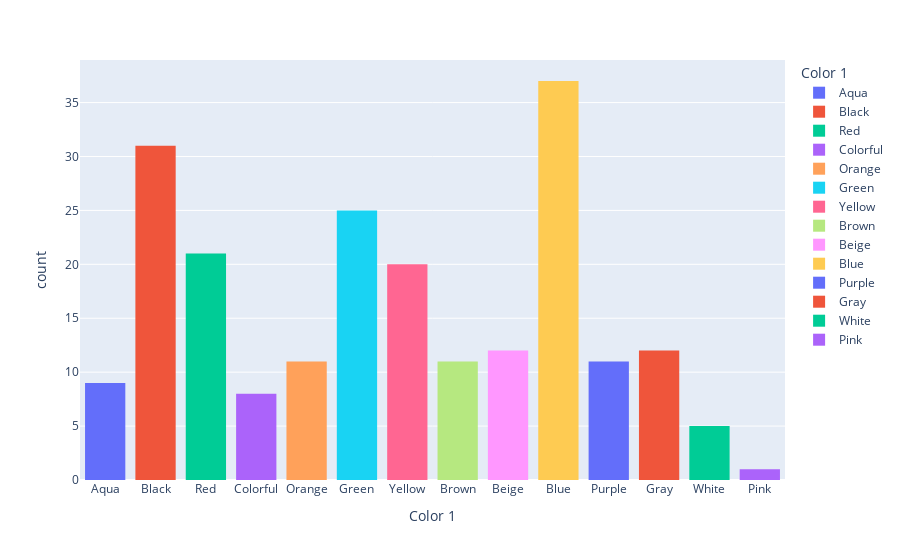
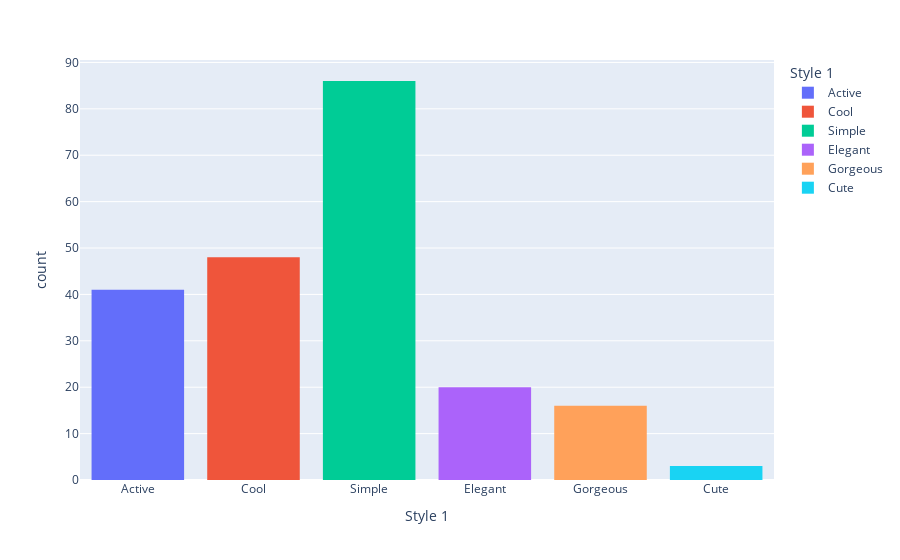
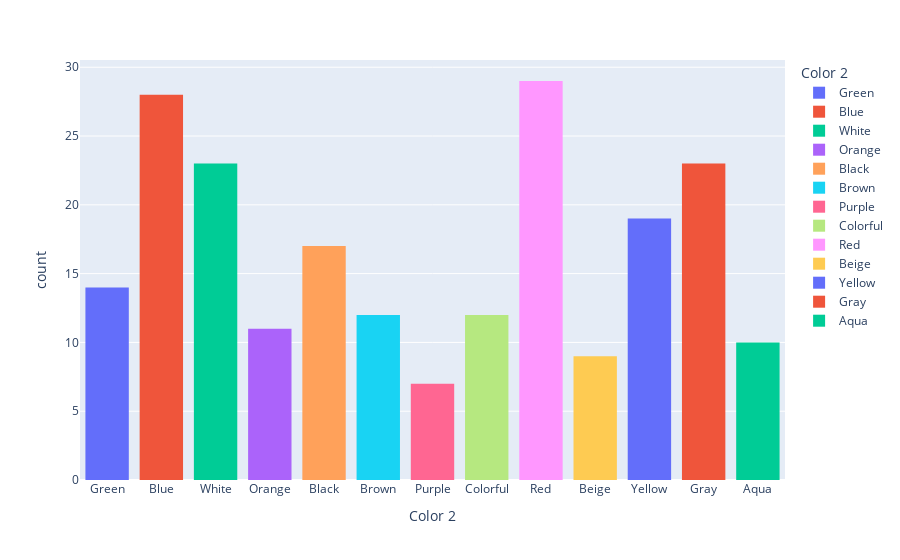
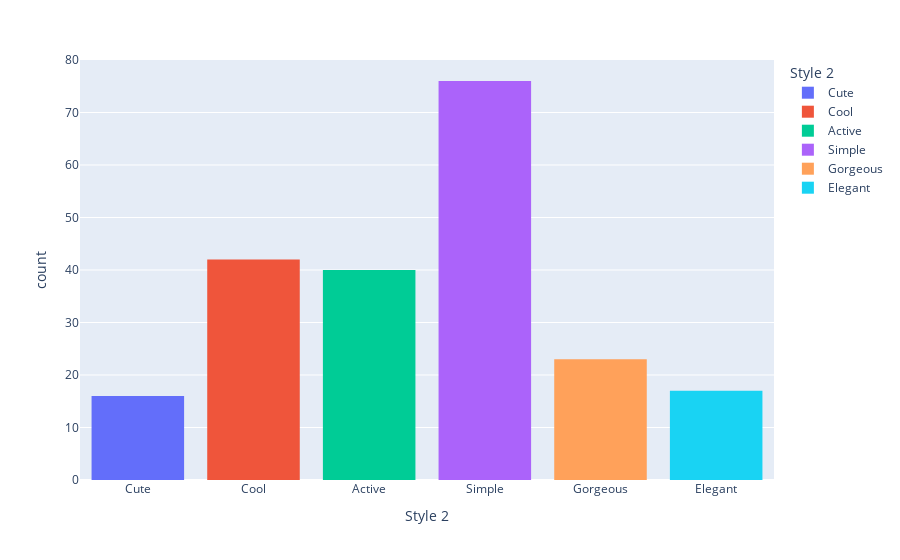

Notebook code cell kept with these figures, in order:
### Code cell
fig = px.histogram(The_Male,x='Color 1',color='Color 1')
fig.show()

fig = px.histogram(The_Male,x='Style 1',color='Style 1')
fig.show()

fig = px.histogram(The_Male,x='Color 2',color='Color 2')
fig.show()

fig = px.histogram(The_Male,x='Style 2',color='Style 2')
fig.show()

### Figure 1 — Plotly figure (JSON) as saved in the notebook; plotly's stock layout.template omitted (floating-point values rounded to 4 significant figures)
{"data": [{"alignmentgroup": "True", "bingroup": "x", "hovertemplate": "Color 1=%{x}<br>count=%{y}<extra></extra>", "legendgroup": "Aqua", "marker": {"color": "#636efa", "pattern": {"shape": ""}}, "name": "Aqua", "offsetgroup": "Aqua", "orientation": "v", "showlegend": true, "type": "histogram", "x": ["Aqua", "Aqua", "Aqua", "Aqua", "Aqua", "Aqua", "Aqua", "Aqua", "Aqua"], "xaxis": "x", "yaxis": "y"}, {"alignmentgroup": "True", "bingroup": "x", "hovertemplate": "Color 1=%{x}<br>count=%{y}<extra></extra>", "legendgroup": "Black", "marker": {"color": "#EF553B", "pattern": {"shape": ""}}, "name": "Black", "offsetgroup": "Black", "orientation": "v", "showlegend": true, "type": "histogram", "x": ["Black", "Black", "Black", "Black", "Black", "Black", "Black", "Black", "Black", "Black", "Black", "Black", "Black", "Black", "Black", "Black", "Black", "Black", "Black", "Black", "Black", "Black", "Black", "Black", "Black", "Black", "Black", "Black", "Black", "Black", "Black"], "xaxis": "x", "yaxis": "y"}, {"alignmentgroup": "True", "bingroup": "x", "hovertemplate": "Color 1=%{x}<br>count=%{y}<extra></extra>", "legendgroup": "Red", "marker": {"color": "#00cc96", "pattern": {"shape": ""}}, "name": "Red", "offsetgroup": "Red", "orientation": "v", "showlegend": true, "type": "histogram", "x": ["Red", "Red", "Red", "Red", "Red", "Red", "Red", "Red", "Red", "Red", "Red", "Red", "Red", "Red", "Red", "Red", "Red", "Red", "Red", "Red", "Red"], "xaxis": "x", "yaxis": "y"}, {"alignmentgroup": "True", "bingroup": "x", "hovertemplate": "Color 1=%{x}<br>count=%{y}<extra></extra>", "legendgroup": "Colorful", "marker": {"color": "#ab63fa", "pattern": {"shape": ""}}, "name": "Colorful", "offsetgroup": "Colorful", "orientation": "v", "showlegend": true, "type": "histogram", "x": ["Colorful", "Colorful", "Colorful", "Colorful", "Colorful", "Colorful", "Colorful", "Colorful"], "xaxis": "x", "yaxis": "y"}, {"alignmentgroup": "True", "bingroup": "x", "hovertemplate": "Color 1=%{x}<br>count=%{y}<extra></extra>", "legendgroup": "Orange", "marker": {"color": "#FFA15A", "pattern": {"shape": ""}}, "name": "Orange", "offsetgroup": "Orange", "orientation": "v", "showlegend": true, "type": "histogram", "x": ["Orange", "Orange", "Orange", "Orange", "Orange", "Orange", "Orange", "Orange", "Orange", "Orange", "Orange"], "xaxis": "x", "yaxis": "y"}, {"alignmentgroup": "True", "bingroup": "x", "hovertemplate": "Color 1=%{x}<br>count=%{y}<extra></extra>", "legendgroup": "Green", "marker": {"color": "#19d3f3", "pattern": {"shape": ""}}, "name": "Green", "offsetgroup": "Green", "orientation": "v", "showlegend": true, "type": "histogram", "x": ["Green", "Green", "Green", "Green", "Green", "Green", "Green", "Green", "Green", "Green", "Green", "Green", "Green", "Green", "Green", "Green", "Green", "Green", "Green", "Green", "Green", "Green", "Green", "Green", "Green"], "xaxis": "x", "yaxis": "y"}, {"alignmentgroup": "True", "bingroup": "x", "hovertemplate": "Color 1=%{x}<br>count=%{y}<extra></extra>", "legendgroup": "Yellow", "marker": {"color": "#FF6692", "pattern": {"shape": ""}}, "name": "Yellow", "offsetgroup": "Yellow", "orientation": "v", "showlegend": true, "type": "histogram", "x": ["Yellow", "Yellow", "Yellow", "Yellow", "Yellow", "Yellow", "Yellow", "Yellow", "Yellow", "Yellow", "Yellow", "Yellow", "Yellow", "Yellow", "Yellow", "Yellow", "Yellow", "Yellow", "Yellow", "Yellow"], "xaxis": "x", "yaxis": "y"}, {"alignmentgroup": "True", "bingroup": "x", "hovertemplate": "Color 1=%{x}<br>count=%{y}<extra></extra>", "legendgroup": "Brown", "marker": {"color": "#B6E880", "pattern": {"shape": ""}}, "name": "Brown", "offsetgroup": "Brown", "orientation": "v", "showlegend": true, "type": "histogram", "x": ["Brown", "Brown", "Brown", "Brown", "Brown", "Brown", "Brown", "Brown", "Brown", "Brown", "Brown"], "xaxis": "x", "yaxis": "y"}, {"alignmentgroup": "True", "bingroup": "x", "hovertemplate": "Color 1=%{x}<br>count=%{y}<extra></extra>", "legendgroup": "Beige", "marker": {"color": "#FF97FF", "pattern": {"shape": ""}}, "name": "Beige", "offsetgroup": "Beige", "orientation": "v", "showlegend": true, "type": "histogram", "x": ["Beige", "Beige", "Beige", "Beige", "Beige", "Beige", "Beige", "Beige", "Beige", "Beige", "Beige", "Beige"], "xaxis": "x", "yaxis": "y"}, {"alignmentgroup": "True", "bingroup": "x", "hovertemplate": "Color 1=%{x}<br>count=%{y}<extra></extra>", "legendgroup": "Blue", "marker": {"color": "#FECB52", "pattern": {"shape": ""}}, "name": "Blue", "offsetgroup": "Blue", "orientation": "v", "showlegend": true, "type": "histogram", "x": ["Blue", "Blue", "Blue", "Blue", "Blue", "Blue", "Blue", "Blue", "Blue", "Blue", "Blue", "Blue", "Blue", "Blue", "Blue", "Blue", "Blue", "Blue", "Blue", "Blue", "Blue", "Blue", "Blue", "Blue", "Blue", "Blue", "Blue", "Blue", "Blue", "Blue", "Blue", "Blue", "Blue", "Blue", "Blue", "Blue", "Blue"], "xaxis": "x", "yaxis": "y"}, {"alignmentgroup": "True", "bingroup": "x", "hovertemplate": "Color 1=%{x}<br>count=%{y}<extra></extra>", "legendgroup": "Purple", "marker": {"color": "#636efa", "pattern": {"shape": ""}}, "name": "Purple", "offsetgroup": "Purple", "orientation": "v", "showlegend": true, "type": "histogram", "x": ["Purple", "Purple", "Purple", "Purple", "Purple", "Purple", "Purple", "Purple", "Purple", "Purple", "Purple"], "xaxis": "x", "yaxis": "y"}, {"alignmentgroup": "True", "bingroup": "x", "hovertemplate": "Color 1=%{x}<br>count=%{y}<extra></extra>", "legendgroup": "Gray", "marker": {"color": "#EF553B", "pattern": {"shape": ""}}, "name": "Gray", "offsetgroup": "Gray", "orientation": "v", "showlegend": true, "type": "histogram", "x": ["Gray", "Gray", "Gray", "Gray", "Gray", "Gray", "Gray", "Gray", "Gray", "Gray", "Gray", "Gray"], "xaxis": "x", "yaxis": "y"}, {"alignmentgroup": "True", "bingroup": "x", "hovertemplate": "Color 1=%{x}<br>count=%{y}<extra></extra>", "legendgroup": "White", "marker": {"color": "#00cc96", "pattern": {"shape": ""}}, "name": "White", "offsetgroup": "White", "orientation": "v", "showlegend": true, "type": "histogram", "x": ["White", "White", "White", "White", "White"], "xaxis": "x", "yaxis": "y"}, {"alignmentgroup": "True", "bingroup": "x", "hovertemplate": "Color 1=%{x}<br>count=%{y}<extra></extra>", "legendgroup": "Pink", "marker": {"color": "#ab63fa", "pattern": {"shape": ""}}, "name": "Pink", "offsetgroup": "Pink", "orientation": "v", "showlegend": true, "type": "histogram", "x": ["Pink"], "xaxis": "x", "yaxis": "y"}], "layout": {"barmode": "relative", "legend": {"title": {"text": "Color 1"}, "tracegroupgap": 0}, "margin": {"t": 60}, "xaxis": {"anchor": "y", "categoryarray": ["Aqua", "Black", "Red", "Colorful", "Orange", "Green", "Yellow", "Brown", "Beige", "Blue", "Purple", "Gray", "White", "Pink"], "categoryorder": "array", "domain": [0, 1], "title": {"text": "Color 1"}}, "yaxis": {"anchor": "x", "domain": [0, 1], "title": {"text": "count"}}}}

### Figure 2 — Plotly figure (JSON) as saved in the notebook; plotly's stock layout.template omitted (floating-point values rounded to 4 significant figures)
{"data": [{"alignmentgroup": "True", "bingroup": "x", "hovertemplate": "Style 1=%{x}<br>count=%{y}<extra></extra>", "legendgroup": "Active", "marker": {"color": "#636efa", "pattern": {"shape": ""}}, "name": "Active", "offsetgroup": "Active", "orientation": "v", "showlegend": true, "type": "histogram", "x": ["Active", "Active", "Active", "Active", "Active", "Active", "Active", "Active", "Active", "Active", "Active", "Active", "Active", "Active", "Active", "Active", "Active", "Active", "Active", "Active", "Active", "Active", "Active", "Active", "Active", "Active", "Active", "Active", "Active", "Active", "Active", "Active", "Active", "Active", "Active", "Active", "Active", "Active", "Active", "Active", "Active"], "xaxis": "x", "yaxis": "y"}, {"alignmentgroup": "True", "bingroup": "x", "hovertemplate": "Style 1=%{x}<br>count=%{y}<extra></extra>", "legendgroup": "Cool", "marker": {"color": "#EF553B", "pattern": {"shape": ""}}, "name": "Cool", "offsetgroup": "Cool", "orientation": "v", "showlegend": true, "type": "histogram", "x": ["Cool", "Cool", "Cool", "Cool", "Cool", "Cool", "Cool", "Cool", "Cool", "Cool", "Cool", "Cool", "Cool", "Cool", "Cool", "Cool", "Cool", "Cool", "Cool", "Cool", "Cool", "Cool", "Cool", "Cool", "Cool", "Cool", "Cool", "Cool", "Cool", "Cool", "Cool", "Cool", "Cool", "Cool", "Cool", "Cool", "Cool", "Cool", "Cool", "Cool", "Cool", "Cool", "Cool", "Cool", "Cool", "Cool", "Cool", "Cool"], "xaxis": "x", "yaxis": "y"}, {"alignmentgroup": "True", "bingroup": "x", "hovertemplate": "Style 1=%{x}<br>count=%{y}<extra></extra>", "legendgroup": "Simple", "marker": {"color": "#00cc96", "pattern": {"shape": ""}}, "name": "Simple", "offsetgroup": "Simple", "orientation": "v", "showlegend": true, "type": "histogram", "x": ["Simple", "Simple", "Simple", "Simple", "Simple", "Simple", "Simple", "Simple", "Simple", "Simple", "Simple", "Simple", "Simple", "Simple", "Simple", "Simple", "Simple", "Simple", "Simple", "Simple", "Simple", "Simple", "Simple", "Simple", "Simple", "Simple", "Simple", "Simple", "Simple", "Simple", "Simple", "Simple", "Simple", "Simple", "Simple", "Simple", "Simple", "Simple", "Simple", "Simple", "Simple", "Simple", "Simple", "Simple", "Simple", "Simple", "Simple", "Simple", "Simple", "Simple", "Simple", "Simple", "Simple", "Simple", "Simple", "Simple", "Simple", "Simple", "Simple", "Simple", "Simple", "Simple", "Simple", "Simple", "Simple", "Simple", "Simple", "Simple", "Simple", "Simple", "Simple", "Simple", "Simple", "Simple", "Simple", "Simple", "Simple", "Simple", "Simple", "Simple", "Simple", "Simple", "Simple", "Simple", "Simple", "Simple"], "xaxis": "x", "yaxis": "y"}, {"alignmentgroup": "True", "bingroup": "x", "hovertemplate": "Style 1=%{x}<br>count=%{y}<extra></extra>", "legendgroup": "Elegant", "marker": {"color": "#ab63fa", "pattern": {"shape": ""}}, "name": "Elegant", "offsetgroup": "Elegant", "orientation": "v", "showlegend": true, "type": "histogram", "x": ["Elegant", "Elegant", "Elegant", "Elegant", "Elegant", "Elegant", "Elegant", "Elegant", "Elegant", "Elegant", "Elegant", "Elegant", "Elegant", "Elegant", "Elegant", "Elegant", "Elegant", "Elegant", "Elegant", "Elegant"], "xaxis": "x", "yaxis": "y"}, {"alignmentgroup": "True", "bingroup": "x", "hovertemplate": "Style 1=%{x}<br>count=%{y}<extra></extra>", "legendgroup": "Gorgeous", "marker": {"color": "#FFA15A", "pattern": {"shape": ""}}, "name": "Gorgeous", "offsetgroup": "Gorgeous", "orientation": "v", "showlegend": true, "type": "histogram", "x": ["Gorgeous", "Gorgeous", "Gorgeous", "Gorgeous", "Gorgeous", "Gorgeous", "Gorgeous", "Gorgeous", "Gorgeous", "Gorgeous", "Gorgeous", "Gorgeous", "Gorgeous", "Gorgeous", "Gorgeous", "Gorgeous"], "xaxis": "x", "yaxis": "y"}, {"alignmentgroup": "True", "bingroup": "x", "hovertemplate": "Style 1=%{x}<br>count=%{y}<extra></extra>", "legendgroup": "Cute", "marker": {"color": "#19d3f3", "pattern": {"shape": ""}}, "name": "Cute", "offsetgroup": "Cute", "orientation": "v", "showlegend": true, "type": "histogram", "x": ["Cute", "Cute", "Cute"], "xaxis": "x", "yaxis": "y"}], "layout": {"barmode": "relative", "legend": {"title": {"text": "Style 1"}, "tracegroupgap": 0}, "margin": {"t": 60}, "xaxis": {"anchor": "y", "categoryarray": ["Active", "Cool", "Simple", "Elegant", "Gorgeous", "Cute"], "categoryorder": "array", "domain": [0, 1], "title": {"text": "Style 1"}}, "yaxis": {"anchor": "x", "domain": [0, 1], "title": {"text": "count"}}}}

### Figure 3 — Plotly figure (JSON) as saved in the notebook; plotly's stock layout.template omitted (floating-point values rounded to 4 significant figures)
{"data": [{"alignmentgroup": "True", "bingroup": "x", "hovertemplate": "Color 2=%{x}<br>count=%{y}<extra></extra>", "legendgroup": "Green", "marker": {"color": "#636efa", "pattern": {"shape": ""}}, "name": "Green", "offsetgroup": "Green", "orientation": "v", "showlegend": true, "type": "histogram", "x": ["Green", "Green", "Green", "Green", "Green", "Green", "Green", "Green", "Green", "Green", "Green", "Green", "Green", "Green"], "xaxis": "x", "yaxis": "y"}, {"alignmentgroup": "True", "bingroup": "x", "hovertemplate": "Color 2=%{x}<br>count=%{y}<extra></extra>", "legendgroup": "Blue", "marker": {"color": "#EF553B", "pattern": {"shape": ""}}, "name": "Blue", "offsetgroup": "Blue", "orientation": "v", "showlegend": true, "type": "histogram", "x": ["Blue", "Blue", "Blue", "Blue", "Blue", "Blue", "Blue", "Blue", "Blue", "Blue", "Blue", "Blue", "Blue", "Blue", "Blue", "Blue", "Blue", "Blue", "Blue", "Blue", "Blue", "Blue", "Blue", "Blue", "Blue", "Blue", "Blue", "Blue"], "xaxis": "x", "yaxis": "y"}, {"alignmentgroup": "True", "bingroup": "x", "hovertemplate": "Color 2=%{x}<br>count=%{y}<extra></extra>", "legendgroup": "White", "marker": {"color": "#00cc96", "pattern": {"shape": ""}}, "name": "White", "offsetgroup": "White", "orientation": "v", "showlegend": true, "type": "histogram", "x": ["White", "White", "White", "White", "White", "White", "White", "White", "White", "White", "White", "White", "White", "White", "White", "White", "White", "White", "White", "White", "White", "White", "White"], "xaxis": "x", "yaxis": "y"}, {"alignmentgroup": "True", "bingroup": "x", "hovertemplate": "Color 2=%{x}<br>count=%{y}<extra></extra>", "legendgroup": "Orange", "marker": {"color": "#ab63fa", "pattern": {"shape": ""}}, "name": "Orange", "offsetgroup": "Orange", "orientation": "v", "showlegend": true, "type": "histogram", "x": ["Orange", "Orange", "Orange", "Orange", "Orange", "Orange", "Orange", "Orange", "Orange", "Orange", "Orange"], "xaxis": "x", "yaxis": "y"}, {"alignmentgroup": "True", "bingroup": "x", "hovertemplate": "Color 2=%{x}<br>count=%{y}<extra></extra>", "legendgroup": "Black", "marker": {"color": "#FFA15A", "pattern": {"shape": ""}}, "name": "Black", "offsetgroup": "Black", "orientation": "v", "showlegend": true, "type": "histogram", "x": ["Black", "Black", "Black", "Black", "Black", "Black", "Black", "Black", "Black", "Black", "Black", "Black", "Black", "Black", "Black", "Black", "Black"], "xaxis": "x", "yaxis": "y"}, {"alignmentgroup": "True", "bingroup": "x", "hovertemplate": "Color 2=%{x}<br>count=%{y}<extra></extra>", "legendgroup": "Brown", "marker": {"color": "#19d3f3", "pattern": {"shape": ""}}, "name": "Brown", "offsetgroup": "Brown", "orientation": "v", "showlegend": true, "type": "histogram", "x": ["Brown", "Brown", "Brown", "Brown", "Brown", "Brown", "Brown", "Brown", "Brown", "Brown", "Brown", "Brown"], "xaxis": "x", "yaxis": "y"}, {"alignmentgroup": "True", "bingroup": "x", "hovertemplate": "Color 2=%{x}<br>count=%{y}<extra></extra>", "legendgroup": "Purple", "marker": {"color": "#FF6692", "pattern": {"shape": ""}}, "name": "Purple", "offsetgroup": "Purple", "orientation": "v", "showlegend": true, "type": "histogram", "x": ["Purple", "Purple", "Purple", "Purple", "Purple", "Purple", "Purple"], "xaxis": "x", "yaxis": "y"}, {"alignmentgroup": "True", "bingroup": "x", "hovertemplate": "Color 2=%{x}<br>count=%{y}<extra></extra>", "legendgroup": "Colorful", "marker": {"color": "#B6E880", "pattern": {"shape": ""}}, "name": "Colorful", "offsetgroup": "Colorful", "orientation": "v", "showlegend": true, "type": "histogram", "x": ["Colorful", "Colorful", "Colorful", "Colorful", "Colorful", "Colorful", "Colorful", "Colorful", "Colorful", "Colorful", "Colorful", "Colorful"], "xaxis": "x", "yaxis": "y"}, {"alignmentgroup": "True", "bingroup": "x", "hovertemplate": "Color 2=%{x}<br>count=%{y}<extra></extra>", "legendgroup": "Red", "marker": {"color": "#FF97FF", "pattern": {"shape": ""}}, "name": "Red", "offsetgroup": "Red", "orientation": "v", "showlegend": true, "type": "histogram", "x": ["Red", "Red", "Red", "Red", "Red", "Red", "Red", "Red", "Red", "Red", "Red", "Red", "Red", "Red", "Red", "Red", "Red", "Red", "Red", "Red", "Red", "Red", "Red", "Red", "Red", "Red", "Red", "Red", "Red"], "xaxis": "x", "yaxis": "y"}, {"alignmentgroup": "True", "bingroup": "x", "hovertemplate": "Color 2=%{x}<br>count=%{y}<extra></extra>", "legendgroup": "Beige", "marker": {"color": "#FECB52", "pattern": {"shape": ""}}, "name": "Beige", "offsetgroup": "Beige", "orientation": "v", "showlegend": true, "type": "histogram", "x": ["Beige", "Beige", "Beige", "Beige", "Beige", "Beige", "Beige", "Beige", "Beige"], "xaxis": "x", "yaxis": "y"}, {"alignmentgroup": "True", "bingroup": "x", "hovertemplate": "Color 2=%{x}<br>count=%{y}<extra></extra>", "legendgroup": "Yellow", "marker": {"color": "#636efa", "pattern": {"shape": ""}}, "name": "Yellow", "offsetgroup": "Yellow", "orientation": "v", "showlegend": true, "type": "histogram", "x": ["Yellow", "Yellow", "Yellow", "Yellow", "Yellow", "Yellow", "Yellow", "Yellow", "Yellow", "Yellow", "Yellow", "Yellow", "Yellow", "Yellow", "Yellow", "Yellow", "Yellow", "Yellow", "Yellow"], "xaxis": "x", "yaxis": "y"}, {"alignmentgroup": "True", "bingroup": "x", "hovertemplate": "Color 2=%{x}<br>count=%{y}<extra></extra>", "legendgroup": "Gray", "marker": {"color": "#EF553B", "pattern": {"shape": ""}}, "name": "Gray", "offsetgroup": "Gray", "orientation": "v", "showlegend": true, "type": "histogram", "x": ["Gray", "Gray", "Gray", "Gray", "Gray", "Gray", "Gray", "Gray", "Gray", "Gray", "Gray", "Gray", "Gray", "Gray", "Gray", "Gray", "Gray", "Gray", "Gray", "Gray", "Gray", "Gray", "Gray"], "xaxis": "x", "yaxis": "y"}, {"alignmentgroup": "True", "bingroup": "x", "hovertemplate": "Color 2=%{x}<br>count=%{y}<extra></extra>", "legendgroup": "Aqua", "marker": {"color": "#00cc96", "pattern": {"shape": ""}}, "name": "Aqua", "offsetgroup": "Aqua", "orientation": "v", "showlegend": true, "type": "histogram", "x": ["Aqua", "Aqua", "Aqua", "Aqua", "Aqua", "Aqua", "Aqua", "Aqua", "Aqua", "Aqua"], "xaxis": "x", "yaxis": "y"}], "layout": {"barmode": "relative", "legend": {"title": {"text": "Color 2"}, "tracegroupgap": 0}, "margin": {"t": 60}, "xaxis": {"anchor": "y", "categoryarray": ["Green", "Blue", "White", "Orange", "Black", "Brown", "Purple", "Colorful", "Red", "Beige", "Yellow", "Gray", "Aqua"], "categoryorder": "array", "domain": [0, 1], "title": {"text": "Color 2"}}, "yaxis": {"anchor": "x", "domain": [0, 1], "title": {"text": "count"}}}}

### Figure 4 — Plotly figure (JSON) as saved in the notebook; plotly's stock layout.template omitted (floating-point values rounded to 4 significant figures)
{"data": [{"alignmentgroup": "True", "bingroup": "x", "hovertemplate": "Style 2=%{x}<br>count=%{y}<extra></extra>", "legendgroup": "Cute", "marker": {"color": "#636efa", "pattern": {"shape": ""}}, "name": "Cute", "offsetgroup": "Cute", "orientation": "v", "showlegend": true, "type": "histogram", "x": ["Cute", "Cute", "Cute", "Cute", "Cute", "Cute", "Cute", "Cute", "Cute", "Cute", "Cute", "Cute", "Cute", "Cute", "Cute", "Cute"], "xaxis": "x", "yaxis": "y"}, {"alignmentgroup": "True", "bingroup": "x", "hovertemplate": "Style 2=%{x}<br>count=%{y}<extra></extra>", "legendgroup": "Cool", "marker": {"color": "#EF553B", "pattern": {"shape": ""}}, "name": "Cool", "offsetgroup": "Cool", "orientation": "v", "showlegend": true, "type": "histogram", "x": ["Cool", "Cool", "Cool", "Cool", "Cool", "Cool", "Cool", "Cool", "Cool", "Cool", "Cool", "Cool", "Cool", "Cool", "Cool", "Cool", "Cool", "Cool", "Cool", "Cool", "Cool", "Cool", "Cool", "Cool", "Cool", "Cool", "Cool", "Cool", "Cool", "Cool", "Cool", "Cool", "Cool", "Cool", "Cool", "Cool", "Cool", "Cool", "Cool", "Cool", "Cool", "Cool"], "xaxis": "x", "yaxis": "y"}, {"alignmentgroup": "True", "bingroup": "x", "hovertemplate": "Style 2=%{x}<br>count=%{y}<extra></extra>", "legendgroup": "Active", "marker": {"color": "#00cc96", "pattern": {"shape": ""}}, "name": "Active", "offsetgroup": "Active", "orientation": "v", "showlegend": true, "type": "histogram", "x": ["Active", "Active", "Active", "Active", "Active", "Active", "Active", "Active", "Active", "Active", "Active", "Active", "Active", "Active", "Active", "Active", "Active", "Active", "Active", "Active", "Active", "Active", "Active", "Active", "Active", "Active", "Active", "Active", "Active", "Active", "Active", "Active", "Active", "Active", "Active", "Active", "Active", "Active", "Active", "Active"], "xaxis": "x", "yaxis": "y"}, {"alignmentgroup": "True", "bingroup": "x", "hovertemplate": "Style 2=%{x}<br>count=%{y}<extra></extra>", "legendgroup": "Simple", "marker": {"color": "#ab63fa", "pattern": {"shape": ""}}, "name": "Simple", "offsetgroup": "Simple", "orientation": "v", "showlegend": true, "type": "histogram", "x": ["Simple", "Simple", "Simple", "Simple", "Simple", "Simple", "Simple", "Simple", "Simple", "Simple", "Simple", "Simple", "Simple", "Simple", "Simple", "Simple", "Simple", "Simple", "Simple", "Simple", "Simple", "Simple", "Simple", "Simple", "Simple", "Simple", "Simple", "Simple", "Simple", "Simple", "Simple", "Simple", "Simple", "Simple", "Simple", "Simple", "Simple", "Simple", "Simple", "Simple", "Simple", "Simple", "Simple", "Simple", "Simple", "Simple", "Simple", "Simple", "Simple", "Simple", "Simple", "Simple", "Simple", "Simple", "Simple", "Simple", "Simple", "Simple", "Simple", "Simple", "Simple", "Simple", "Simple", "Simple", "Simple", "Simple", "Simple", "Simple", "Simple", "Simple", "Simple", "Simple", "Simple", "Simple", "Simple", "Simple"], "xaxis": "x", "yaxis": "y"}, {"alignmentgroup": "True", "bingroup": "x", "hovertemplate": "Style 2=%{x}<br>count=%{y}<extra></extra>", "legendgroup": "Gorgeous", "marker": {"color": "#FFA15A", "pattern": {"shape": ""}}, "name": "Gorgeous", "offsetgroup": "Gorgeous", "orientation": "v", "showlegend": true, "type": "histogram", "x": ["Gorgeous", "Gorgeous", "Gorgeous", "Gorgeous", "Gorgeous", "Gorgeous", "Gorgeous", "Gorgeous", "Gorgeous", "Gorgeous", "Gorgeous", "Gorgeous", "Gorgeous", "Gorgeous", "Gorgeous", "Gorgeous", "Gorgeous", "Gorgeous", "Gorgeous", "Gorgeous", "Gorgeous", "Gorgeous", "Gorgeous"], "xaxis": "x", "yaxis": "y"}, {"alignmentgroup": "True", "bingroup": "x", "hovertemplate": "Style 2=%{x}<br>count=%{y}<extra></extra>", "legendgroup": "Elegant", "marker": {"color": "#19d3f3", "pattern": {"shape": ""}}, "name": "Elegant", "offsetgroup": "Elegant", "orientation": "v", "showlegend": true, "type": "histogram", "x": ["Elegant", "Elegant", "Elegant", "Elegant", "Elegant", "Elegant", "Elegant", "Elegant", "Elegant", "Elegant", "Elegant", "Elegant", "Elegant", "Elegant", "Elegant", "Elegant", "Elegant"], "xaxis": "x", "yaxis": "y"}], "layout": {"barmode": "relative", "legend": {"title": {"text": "Style 2"}, "tracegroupgap": 0}, "margin": {"t": 60}, "xaxis": {"anchor": "y", "categoryarray": ["Cute", "Cool", "Active", "Simple", "Gorgeous", "Elegant"], "categoryorder": "array", "domain": [0, 1], "title": {"text": "Style 2"}}, "yaxis": {"anchor": "x", "domain": [0, 1], "title": {"text": "count"}}}}
